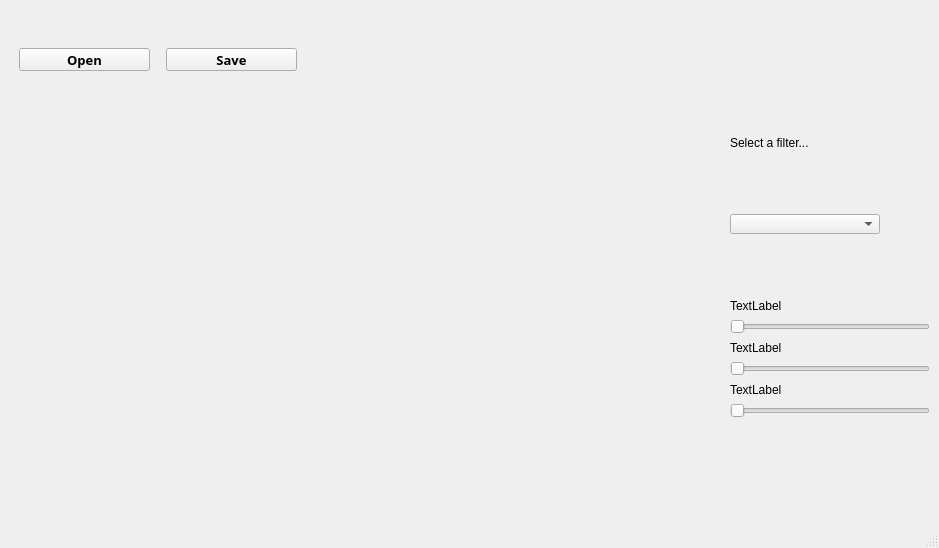
<?xml version="1.0" encoding="UTF-8"?>
<ui version="4.0">
 <class>MainWindow</class>
 <widget class="QMainWindow" name="MainWindow">
  <property name="geometry">
   <rect>
    <x>0</x>
    <y>0</y>
    <width>939</width>
    <height>548</height>
   </rect>
  </property>
  <property name="windowTitle">
   <string>MainWindow</string>
  </property>
  <widget class="QWidget" name="centralwidget">
   <layout class="QGridLayout" name="gridLayout_2">
    <item row="0" column="0">
     <layout class="QGridLayout" name="gridLayout">
      <item row="0" column="0">
       <layout class="QHBoxLayout" name="horizontalLayout">
        <item>
         <widget class="QPushButton" name="pushButton_2">
          <property name="minimumSize">
           <size>
            <width>131</width>
            <height>23</height>
           </size>
          </property>
          <property name="maximumSize">
           <size>
            <width>131</width>
            <height>23</height>
           </size>
          </property>
          <property name="font">
           <font>
            <family>Bahnschrift Light SemiCondensed</family>
            <pointsize>10</pointsize>
            <weight>75</weight>
            <bold>true</bold>
           </font>
          </property>
          <property name="text">
           <string>Open</string>
          </property>
         </widget>
        </item>
        <item>
         <widget class="QPushButton" name="pushButton">
          <property name="minimumSize">
           <size>
            <width>131</width>
            <height>23</height>
           </size>
          </property>
          <property name="maximumSize">
           <size>
            <width>131</width>
            <height>23</height>
           </size>
          </property>
          <property name="font">
           <font>
            <family>Bahnschrift Light SemiCondensed</family>
            <pointsize>10</pointsize>
            <weight>75</weight>
            <bold>true</bold>
           </font>
          </property>
          <property name="text">
           <string>Save</string>
          </property>
         </widget>
        </item>
       </layout>
      </item>
      <item row="1" column="0">
       <widget class="QLabel" name="originalImageLabel">
        <property name="minimumSize">
         <size>
          <width>300</width>
          <height>400</height>
         </size>
        </property>
        <property name="maximumSize">
         <size>
          <width>100000</width>
          <height>100000</height>
         </size>
        </property>
        <property name="text">
         <string/>
        </property>
        <property name="pixmap">
         <pixmap>Pics/R.jpg</pixmap>
        </property>
        <property name="scaledContents">
         <bool>true</bool>
        </property>
        <property name="alignment">
         <set>Qt::AlignCenter</set>
        </property>
       </widget>
      </item>
      <item row="1" column="1">
       <widget class="QLabel" name="transformedImageLabel">
        <property name="minimumSize">
         <size>
          <width>300</width>
          <height>400</height>
         </size>
        </property>
        <property name="maximumSize">
         <size>
          <width>100000</width>
          <height>100000</height>
         </size>
        </property>
        <property name="text">
         <string/>
        </property>
        <property name="pixmap">
         <pixmap>Pics/R.jpg</pixmap>
        </property>
        <property name="scaledContents">
         <bool>true</bool>
        </property>
        <property name="alignment">
         <set>Qt::AlignCenter</set>
        </property>
       </widget>
      </item>
      <item row="1" column="2">
       <layout class="QVBoxLayout" name="verticalLayout_3">
        <item>
         <widget class="QLabel" name="label_5">
          <property name="minimumSize">
           <size>
            <width>150</width>
            <height>15</height>
           </size>
          </property>
          <property name="maximumSize">
           <size>
            <width>150</width>
            <height>15</height>
           </size>
          </property>
          <property name="text">
           <string>Select a filter...</string>
          </property>
         </widget>
        </item>
        <item>
         <widget class="QComboBox" name="comboBox">
          <property name="minimumSize">
           <size>
            <width>150</width>
            <height>20</height>
           </size>
          </property>
          <property name="maximumSize">
           <size>
            <width>150</width>
            <height>20</height>
           </size>
          </property>
          <property name="mouseTracking">
           <bool>true</bool>
          </property>
          <property name="currentText">
           <string/>
          </property>
          <item>
           <property name="text">
            <string/>
           </property>
          </item>
          <item>
           <property name="text">
            <string>Brightness</string>
           </property>
          </item>
          <item>
           <property name="text">
            <string>Contrast</string>
           </property>
          </item>
          <item>
           <property name="text">
            <string>Barrel distortion</string>
           </property>
          </item>
         </widget>
        </item>
        <item>
         <layout class="QVBoxLayout" name="verticalLayout_2">
          <item>
           <widget class="QLabel" name="label_2">
            <property name="minimumSize">
             <size>
              <width>200</width>
              <height>15</height>
             </size>
            </property>
            <property name="maximumSize">
             <size>
              <width>200</width>
              <height>15</height>
             </size>
            </property>
            <property name="text">
             <string>TextLabel</string>
            </property>
           </widget>
          </item>
          <item>
           <widget class="QSlider" name="horizontalSlider">
            <property name="minimumSize">
             <size>
              <width>200</width>
              <height>15</height>
             </size>
            </property>
            <property name="maximumSize">
             <size>
              <width>200</width>
              <height>15</height>
             </size>
            </property>
            <property name="mouseTracking">
             <bool>false</bool>
            </property>
            <property name="focusPolicy">
             <enum>Qt::StrongFocus</enum>
            </property>
            <property name="layoutDirection">
             <enum>Qt::LeftToRight</enum>
            </property>
            <property name="maximum">
             <number>99</number>
            </property>
            <property name="orientation">
             <enum>Qt::Horizontal</enum>
            </property>
           </widget>
          </item>
          <item>
           <widget class="QLabel" name="label_3">
            <property name="minimumSize">
             <size>
              <width>200</width>
              <height>15</height>
             </size>
            </property>
            <property name="maximumSize">
             <size>
              <width>200</width>
              <height>15</height>
             </size>
            </property>
            <property name="text">
             <string>TextLabel</string>
            </property>
           </widget>
          </item>
          <item>
           <widget class="QSlider" name="horizontalSlider_2">
            <property name="minimumSize">
             <size>
              <width>200</width>
              <height>15</height>
             </size>
            </property>
            <property name="maximumSize">
             <size>
              <width>200</width>
              <height>15</height>
             </size>
            </property>
            <property name="orientation">
             <enum>Qt::Horizontal</enum>
            </property>
           </widget>
          </item>
          <item>
           <widget class="QLabel" name="label_4">
            <property name="minimumSize">
             <size>
              <width>200</width>
              <height>15</height>
             </size>
            </property>
            <property name="maximumSize">
             <size>
              <width>200</width>
              <height>15</height>
             </size>
            </property>
            <property name="text">
             <string>TextLabel</string>
            </property>
           </widget>
          </item>
          <item>
           <widget class="QSlider" name="horizontalSlider_3">
            <property name="minimumSize">
             <size>
              <width>200</width>
              <height>15</height>
             </size>
            </property>
            <property name="maximumSize">
             <size>
              <width>200</width>
              <height>15</height>
             </size>
            </property>
            <property name="orientation">
             <enum>Qt::Horizontal</enum>
            </property>
           </widget>
          </item>
         </layout>
        </item>
       </layout>
      </item>
     </layout>
    </item>
   </layout>
  </widget>
  <widget class="QStatusBar" name="statusbar"/>
 </widget>
 <resources/>
 <connections/>
</ui>
